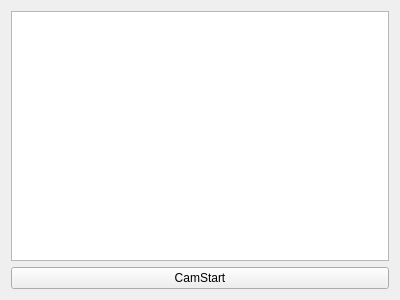
<?xml version="1.0" encoding="UTF-8"?>
<ui version="4.0">
 <class>Tab6WebCamera</class>
 <widget class="QWidget" name="Tab6WebCamera">
  <property name="geometry">
   <rect>
    <x>0</x>
    <y>0</y>
    <width>400</width>
    <height>300</height>
   </rect>
  </property>
  <property name="windowTitle">
   <string>Form</string>
  </property>
  <layout class="QVBoxLayout" name="verticalLayout" stretch="9,1">
   <item>
    <widget class="QGraphicsView" name="pGPCamView"/>
   </item>
   <item>
    <widget class="QPushButton" name="pPBCamStart">
     <property name="text">
      <string>CamStart</string>
     </property>
     <property name="checkable">
      <bool>true</bool>
     </property>
    </widget>
   </item>
  </layout>
 </widget>
 <resources/>
 <connections/>
</ui>
